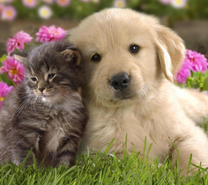
#> input picture Bolum2_BenzerlikAlgoritmaları/MatrisSimilarityPicture1.png, 208 x 185 px, shrunk from 1080 x 960 before the run
$ python 104_homeworks_Similarities_2.py
#> lines starting #> are read from the running program, lines starting #| are printed output that depends on the picture; after the words box and inside, x2 and y2 are one past the last pixel; in counts of white or black regions, pixels touching at a corner belong together; long printed decimals are rounded
# Toleranslı Benzerlik Algoritması ve Tanimoto Benzerlik Algoritması
#Kitapta sayfa 104 [ödevler]

# Ödev 1 : Toleranslı benzerlik algoritmasını bir önceki konuda gerçekleştirdiğiniz vektör-uzay benzerlik algoritmasını taban alacak şekilde geliştiriniz.

# Ödev 2 : Tanimoto benzerlik algoritmasını araştırın ve tanimoto ile matris benzerliğini hesaplayan bir proje geliştirin. Matris benzerliği ile Tanimoto benzerliği algoritmalarının benzerlik oranı tespitinde ne gibi farkları var, bu farklar sizce neden oluşmuş olabilir açıklayın.

# Toleranslı Benzerlik Algoritması Nedir ?
# Toleranslı benzerlik algoritması, veriler birebir eşleşmese bile belirli bir hata payı, sapma veya esneklik payı dahilinde benzer olanları bulmayı sağlayan matematiksel yöntemdir. Veri temizleme, ses/görüntü tanıma, biyoinformatik ve arama motorlarında sıkça kullanılır. (DAHA FAZLASINI İNTERNETTE ARAŞTIRIP ÖĞREN)

# Tanimoto Benzerlik Algoritması Nedir ?
# Tanimoto benzerlik algoritması, iki veri kümesi veya vektör arasındaki benzerlik derecesini hesaplayan matematiksel bir ölçüttür. Temel olarak ortak özelliklerin sayısının, tüm özelliklerin toplamına oranlanmasıyla çalışır ve sonucu 0 ile 1 arasında bir değer verir. Veri madenciliği, kimya ve ilaç gibi alanlarda kullanılır. (DAHA FAZLASINI İNTERNETTE ARAŞTIRIP ÖĞREN)

# Tanimoto= Ortak Eleman Sayısı / Toplam Benzersiz Eleman Sayısı


# Ödev 2 Uygulama:


import math
import warnings
import numpy as np
import cv2
from PIL import Image

warnings.filterwarnings("ignore") #Python'da program çalışırken oluşan uyarı mesajlarını gizlemek için kullanılır.

gorsel1 = cv2.imread('MatrisSimilarityPicture1.png')
#> gorsel1 is the input picture: shape (185, 208, 3); mean B, G, R 97.3, 124.6, 141.6
gorsel2 = cv2.imread('MatrisSimilarityPicture2.png')
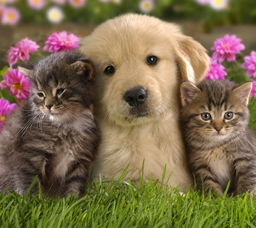
#> input picture Bolum2_BenzerlikAlgoritmaları/MatrisSimilarityPicture2.png, 256 x 228 px, shrunk from 1330 x 1182 before the run
#> gorsel2 is the input picture: shape (228, 256, 3); mean B, G, R 76.8, 108.1, 124.9
# Görselleri imread() fonksiyonu ile matrise dönüştürdük.


yukseklik = gorsel1.shape[0]
#> yukseklik = 185
genislik = gorsel1.shape[1]
#> genislik = 208
# Yatay ve dikeydeki pikselleri shape fonksiyonu ile alıyoruz.

pixelsayi = yukseklik * genislik
#> pixelsayi = 38480
# Toplamdaki piksel sayısını bulmak için yükseklik ve genişliği çarpıyoruz
fark = 0

def pixelFark(pixel1, pixel2):
    pixel_fark = 0

    for i in range(3):
        pixel_fark += abs(pixel1[i] - pixel2[i]) / 255
    return pixel_fark
# pixelFark fonksiyonu, iki piksel arasındaki renk farkını hesaplar. range içerisine 3 yazmamızın sebebi ise opencv'de bir pikselin 3 sayıdan oluşmasıdır. - [R,G,B] - Döndürülen değer ne kadar küçükse pikseller birbirine o kadar benzer, ne kadar büyükse renk farkı o kadar fazladır. Bu fonksiyon, iki görüntü arasındaki genel benzerlik oranını hesaplamak için her piksel üzerinde ayrı ayrı uygulanır.


for i in range(yukseklik):
    for j in range(genislik):
        fark += pixelFark(gorsel1[i][j], gorsel2[i][j])
# Buradaki kod bloğunda iki görüntü piksel piksel karşılaştırılır. Her konumdaki piksel çifti pixelFark() fonksiyonuna gönderilerek renk farkı hesaplanır ve bu değer fark değişkenine eklenir.


def farkMatris(matris1, matris2):
    yukseklik,genislik = matris1.shape[0], matris1.shape[1]
    matris = np.zeros(shape=(yukseklik,genislik,3), dtype = np.uint8)
    for i in range(yukseklik):
        for j in range(genislik):
            if pixelFark(matris1[i][j], matris2[i][j]) == 0:
                matris[i,j,0] = 255
                matris[i,j,1] = 255
                matris[i,j,2] = 255
                continue
            else:
                matris[i,j,0] = matris2[i][j][0]
                matris[i,j,1] = matris2[i][j][1]
                matris[i,j,2] = matris2[i][j][2]
    img = Image.fromarray(matris, 'RGB')
    img.save('farkMatris.png')
# farkMatris() fonksiyonu, iki görüntüyü piksel piksel karşılaştırarak yeni bir görüntü oluşturur. Önce orijinal görüntülerle aynı boyda olan siyah bir matris oluşturulur. Ardından her piksel için pixelFark() fonksiyonu kullanılarak renklerin farkı hesaplanır. Eğer iki piksel tamamen aynı ise yeni görüntüde o piksel beyaz(255,255,255) olarak işaretlenir. Farklıysa, ikinci görüntüdeki pikselin renk değeri yeni matrise kopyalanır. Böylece benzer bölgeler beyaz, farklı bölgeler ise ikinci görüntünün renkleriyle gösterilerek iki görüntü arasındaki farklılıklar görsel olarak ortaya çıkarılır. Son olarak oluşturulan fark matrisi farkMatris.png adıyla kaydedilir.


def benzerTanimoto(matris1 ,matris2):
    gray1 = cv2.cvtColor(gorsel1, cv2.COLOR_BGR2GRAY)
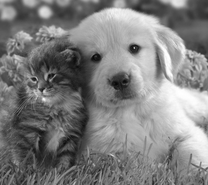
#> gray1: shape (185, 208); min 4, max 255, mean 126.6
    gray2 = cv2.cvtColor(gorsel2, cv2.COLOR_BGR2GRAY)
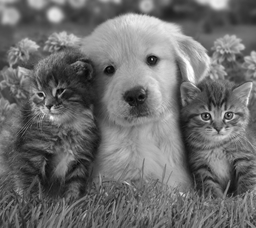
#> gray2: shape (228, 256); min 0, max 255, mean 109.6
    # Resmi griye çeviriyoruz.

    _, binary1 = cv2.threshold(gray1,127,255,cv2.THRESH_BINARY)
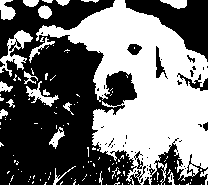
#> binary1: shape (185, 208); 45.8% white; 132 white regions (109 under 20 px), largest, box (x1, y1, x2, y2) and area: (36, 0, 208, 185) 14894, (0, 30, 33, 77) 519, (26, 81, 59, 107) 250
    _, binary2 = cv2.threshold(gray2,127,255,cv2.THRESH_BINARY)
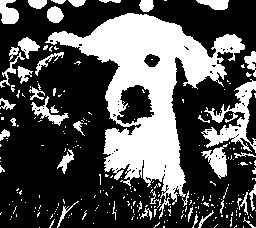
#> binary2: shape (228, 256); 33.5% white; 262 white regions (220 under 20 px), largest, box (x1, y1, x2, y2) and area: (45, 13, 245, 219) 13254, (201, 79, 256, 153) 1380, (201, 144, 228, 179) 444
    # Resmi siyah beyaz yapıyoruz


    set1 = set(zip(*np.where(binary1==255)))
    set2 = set(zip(*np.where(binary2==255)))
    # Görüntüde beyaz olan bütün piksellerin (satır, sütun) koordinatlarını bul ve bunları bir küme (set) hâline getir.

    # set1 = set(map(tuple, matris1.reshape(-1, 3)))
    # set2 = set(map(tuple, matris2.reshape(-1, 3)))
    ortak = len(set1.intersection(set2))
    toplam = len(set1.union(set2))
    return ortak / toplam

print("Tanimoto benzerliği ile benzerlik oranı: ", benzerTanimoto(gorsel1, gorsel2))
#| Tanimoto benzerliği ile benzerlik oranı:  0.3642


farklilik_oran = 100 * fark / (genislik * yukseklik * 3)
print("İki görsel arasındaki farklılık oranı: " , str(farklilik_oran))
#| İki görsel arasındaki farklılık oranı:  47.752

benzerlik_oran = 100 - farklilik_oran
print("İki görsel arasındaki benzerlik oranı: " , str(benzerlik_oran))
#| İki görsel arasındaki benzerlik oranı:  52.248

farkMatris(gorsel1, gorsel2)
#> after the loop in farkMatris, `for i in range(yukseklik):`:
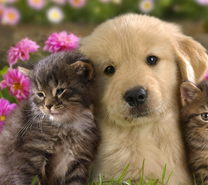
#> matris: shape (185, 208, 3); mean B, G, R 85.4, 108.7, 132
print("İki görsel arasındaki farklılıklar, fark.png dosyası olarak kayıt edildi.")
